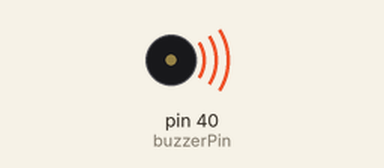
Simulated run of this sketch. Board: Arduino Mega 2560, built with avr-gcc and run on an emulated ATmega2560. Shown: buzzer (waves = sounding).

Above: at 3.32 s.
At 7.7 s:
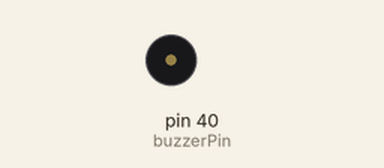
Timing chart, 0 to 14.9 s (numbered marks = the images above):
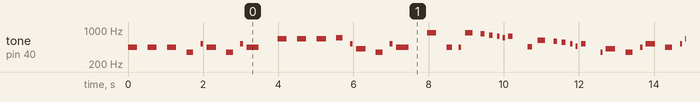

Measured:
- by itself, tone on pin 40 (buzzerPin): plays 440 Hz for 0.25 s, 440 Hz for 0.25 s, 440 Hz for 0.25 s, 349 Hz for 0.18 s, 523 Hz for 0.08 s, 440 Hz for 0.25 s … (369 notes in this stretch)

The sketch:

BuzzerImperialMarchTune.ino
```cpp
/*
 Educational BoosterPack MK II - Imperial March Tune
 http://boosterpackdepot.info/wiki/index.php?title=Educational_BoosterPack_MK_II


 Based on the Imperial March implementation on MSP430 LaunchPad
 posted here http://processors.wiki.ti.com/index.php/Playing_The_Imperial_March
 Originally created for Educational BoosterPack
 Buzzer Pin was 19
 Modified for Educational BoosterPack MK II - Dec 03 2013
 Buzzer Pin = 40

by Dung Dang
*/

#include "pitches.h"
#define cc 261
#define dd 294
#define ee 329
#define ff 349
#define g 391
#define gS 415
#define a 440
#define aS 455
#define b 466
#define cH 523
#define cSH 554
#define dH 587
#define dSH 622
#define eH 659
#define fH 698
#define fSH 740
#define gH 784
#define gSH 830
#define aH 880

int buzzerPin = 40;

void beep(int note, int duration)
{
  tone(buzzerPin, note, duration/2);
  delay(duration/2);
  noTone(buzzerPin);
  delay(duration/2 + 20);
}
void setup()
{
pinMode(buzzerPin,OUTPUT);
}
void loop()
{
   beep(a, 500);
beep(a, 500);
beep(a, 500);
beep(ff, 350);
beep(cH, 150);
beep(a, 500);
beep(ff, 350);
beep(cH, 150);
beep(a, 650);

    delay(150);
    //end of first bit

beep(eH, 500);
beep(eH, 500);
beep(eH, 500);
beep(fH, 350);
beep(cH, 150);
beep(gS, 500);
beep(ff, 350);
beep(cH, 150);
beep(a, 650);

    delay(150);
    //end of second bit...

beep(aH, 500);
beep(a, 300);
beep(a, 150);
beep(aH, 400);
beep(gSH, 200);
beep(gH, 200);
beep(fSH, 125);
beep(fH, 125);
beep(fSH, 250);

    delay(250);

beep(aS, 250);
beep(dSH, 400);
beep(dH, 200);
beep(cSH, 200);
beep(cH, 125);
beep(b, 125);
beep(cH, 250);

    delay(250);

beep(ff, 125);
beep(gS, 500);
beep(ff, 375);
beep(a, 125);
beep(cH, 500);
beep(a, 375);
beep(cH, 125);
beep(eH, 650);


beep(aH, 500);
beep(a, 300);
beep(a, 150);
beep(aH, 400);
beep(gSH, 200);
beep(gH, 200);
beep(fSH, 125);
beep(fH, 125);
beep(fSH, 250);

    delay(250);

beep(aS, 250);
beep(dSH, 400);
beep(dH, 200);
beep(cSH, 200);
beep(cH, 125);
beep(b, 125);
beep(cH, 250);

    delay(250);

beep(ff, 250);
beep(gS, 500);
beep(ff, 375);
beep(cH, 125);
beep(a, 500);
beep(ff, 375);
beep(cH, 125);
beep(a, 650);
    //end of the song
    //end of the song
}
```

pitches.h
```cpp
/*************************************************
 * Public Constants
 *************************************************/

#define NOTE_B0  31
#define NOTE_C1  33
#define NOTE_CS1 35
#define NOTE_D1  37
#define NOTE_DS1 39
#define NOTE_E1  41
#define NOTE_F1  44
#define NOTE_FS1 46
#define NOTE_G1  49
#define NOTE_GS1 52
#define NOTE_A1  55
#define NOTE_AS1 58
#define NOTE_B1  62
#define NOTE_C2  65
#define NOTE_CS2 69
#define NOTE_D2  73
#define NOTE_DS2 78
#define NOTE_E2  82
#define NOTE_F2  87
#define NOTE_FS2 93
#define NOTE_G2  98
#define NOTE_GS2 104
#define NOTE_A2  110
#define NOTE_AS2 117
#define NOTE_B2  123
#define NOTE_C3  131
#define NOTE_CS3 139
#define NOTE_D3  147
#define NOTE_DS3 156
#define NOTE_E3  165
#define NOTE_F3  175
#define NOTE_FS3 185
#define NOTE_G3  196
#define NOTE_GS3 208
#define NOTE_A3  220
#define NOTE_AS3 233
#define NOTE_B3  247
#define NOTE_C4  262
#define NOTE_CS4 277
#define NOTE_D4  294
#define NOTE_DS4 311
#define NOTE_E4  330
#define NOTE_F4  349
#define NOTE_FS4 370
#define NOTE_G4  392
#define NOTE_GS4 415
#define NOTE_A4  440
#define NOTE_AS4 466
#define NOTE_B4  494
#define NOTE_C5  523
#define NOTE_CS5 554
#define NOTE_D5  587
#define NOTE_DS5 622
#define NOTE_E5  659
#define NOTE_F5  698
#define NOTE_FS5 740
#define NOTE_G5  784
#define NOTE_GS5 831
#define NOTE_A5  880
#define NOTE_AS5 932
#define NOTE_B5  988
#define NOTE_C6  1047
#define NOTE_CS6 1109
#define NOTE_D6  1175
#define NOTE_DS6 1245
#define NOTE_E6  1319
#define NOTE_F6  1397
#define NOTE_FS6 1480
#define NOTE_G6  1568
#define NOTE_GS6 1661
#define NOTE_A6  1760
#define NOTE_AS6 1865
#define NOTE_B6  1976
#define NOTE_C7  2093
#define NOTE_CS7 2217
#define NOTE_D7  2349
#define NOTE_DS7 2489
#define NOTE_E7  2637
#define NOTE_F7  2794
#define NOTE_FS7 2960
#define NOTE_G7  3136
#define NOTE_GS7 3322
#define NOTE_A7  3520
#define NOTE_AS7 3729
#define NOTE_B7  3951
#define NOTE_C8  4186
#define NOTE_CS8 4435
#define NOTE_D8  4699
#define NOTE_DS8 4978
```
